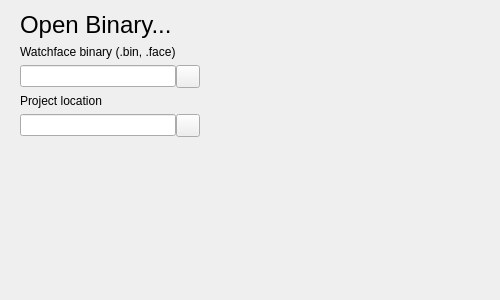
<?xml version="1.0" encoding="UTF-8"?>
<ui version="4.0">
 <class>Dialog</class>
 <widget class="QDialog" name="Dialog">
  <property name="geometry">
   <rect>
    <x>0</x>
    <y>0</y>
    <width>500</width>
    <height>300</height>
   </rect>
  </property>
  <property name="minimumSize">
   <size>
    <width>500</width>
    <height>300</height>
   </size>
  </property>
  <property name="maximumSize">
   <size>
    <width>500</width>
    <height>300</height>
   </size>
  </property>
  <property name="windowTitle">
   <string>Build Project...</string>
  </property>
  <layout class="QVBoxLayout" name="verticalLayout_3">
   <item>
    <widget class="QStackedWidget" name="stackedWidget">
     <property name="currentIndex">
      <number>0</number>
     </property>
     <widget class="QWidget" name="page_3">
      <layout class="QGridLayout" name="gridLayout">
       <property name="leftMargin">
        <number>9</number>
       </property>
       <property name="topMargin">
        <number>0</number>
       </property>
       <property name="rightMargin">
        <number>9</number>
       </property>
       <property name="bottomMargin">
        <number>9</number>
       </property>
       <property name="horizontalSpacing">
        <number>0</number>
       </property>
       <item row="4" column="2">
        <spacer name="horizontalSpacer">
         <property name="orientation">
          <enum>Qt::Horizontal</enum>
         </property>
         <property name="sizeHint" stdset="0">
          <size>
           <width>40</width>
           <height>20</height>
          </size>
         </property>
        </spacer>
       </item>
       <item row="2" column="0">
        <widget class="QLineEdit" name="watchfaceName">
         <property name="sizePolicy">
          <sizepolicy hsizetype="Minimum" vsizetype="Fixed">
           <horstretch>0</horstretch>
           <verstretch>0</verstretch>
          </sizepolicy>
         </property>
        </widget>
       </item>
       <item row="4" column="0">
        <widget class="QLineEdit" name="thumbnailLocation">
         <property name="sizePolicy">
          <sizepolicy hsizetype="Minimum" vsizetype="Fixed">
           <horstretch>0</horstretch>
           <verstretch>0</verstretch>
          </sizepolicy>
         </property>
        </widget>
       </item>
       <item row="5" column="0">
        <spacer name="verticalSpacer_2">
         <property name="orientation">
          <enum>Qt::Vertical</enum>
         </property>
         <property name="sizeHint" stdset="0">
          <size>
           <width>20</width>
           <height>40</height>
          </size>
         </property>
        </spacer>
       </item>
       <item row="3" column="0">
        <widget class="QLabel" name="label_6">
         <property name="text">
          <string>Project location</string>
         </property>
        </widget>
       </item>
       <item row="1" column="0">
        <widget class="QLabel" name="label_5">
         <property name="text">
          <string>Watchface binary (.bin, .face)</string>
         </property>
        </widget>
       </item>
       <item row="0" column="0">
        <widget class="QLabel" name="label_4">
         <property name="sizePolicy">
          <sizepolicy hsizetype="Maximum" vsizetype="Maximum">
           <horstretch>0</horstretch>
           <verstretch>0</verstretch>
          </sizepolicy>
         </property>
         <property name="styleSheet">
          <string notr="true">QLabel { font-size: 18pt;}</string>
         </property>
         <property name="text">
          <string>Open Binary...</string>
         </property>
        </widget>
       </item>
       <item row="2" column="1">
        <widget class="QToolButton" name="folderShow">
         <property name="text">
          <string/>
         </property>
         <property name="icon">
          <iconset resource="../resources/icons.qrc">
           <normaloff>:/Dark/folder-open.png</normaloff>:/Dark/folder-open.png</iconset>
         </property>
        </widget>
       </item>
       <item row="4" column="1">
        <widget class="QToolButton" name="folderShow_2">
         <property name="text">
          <string/>
         </property>
         <property name="icon">
          <iconset resource="../resources/icons.qrc">
           <normaloff>:/Dark/folder-open.png</normaloff>:/Dark/folder-open.png</iconset>
         </property>
        </widget>
       </item>
      </layout>
     </widget>
     <widget class="QWidget" name="page_2">
      <layout class="QVBoxLayout" name="verticalLayout">
       <property name="topMargin">
        <number>0</number>
       </property>
       <item>
        <widget class="QLabel" name="label_3">
         <property name="sizePolicy">
          <sizepolicy hsizetype="Maximum" vsizetype="Maximum">
           <horstretch>0</horstretch>
           <verstretch>0</verstretch>
          </sizepolicy>
         </property>
         <property name="styleSheet">
          <string notr="true">QLabel { font-size: 18pt;}</string>
         </property>
         <property name="text">
          <string>Unpack results...</string>
         </property>
        </widget>
       </item>
       <item>
        <widget class="QTextEdit" name="textEdit">
         <property name="sizePolicy">
          <sizepolicy hsizetype="Expanding" vsizetype="Minimum">
           <horstretch>0</horstretch>
           <verstretch>0</verstretch>
          </sizepolicy>
         </property>
        </widget>
       </item>
      </layout>
     </widget>
    </widget>
   </item>
   <item>
    <widget class="QDialogButtonBox" name="buttonBox">
     <property name="orientation">
      <enum>Qt::Horizontal</enum>
     </property>
     <property name="standardButtons">
      <set>QDialogButtonBox::NoButton</set>
     </property>
     <property name="centerButtons">
      <bool>false</bool>
     </property>
    </widget>
   </item>
  </layout>
 </widget>
 <resources>
  <include location="../resources/icons.qrc"/>
 </resources>
 <connections>
  <connection>
   <sender>buttonBox</sender>
   <signal>accepted()</signal>
   <receiver>Dialog</receiver>
   <slot>accept()</slot>
   <hints>
    <hint type="sourcelabel">
     <x>248</x>
     <y>254</y>
    </hint>
    <hint type="destinationlabel">
     <x>157</x>
     <y>274</y>
    </hint>
   </hints>
  </connection>
  <connection>
   <sender>buttonBox</sender>
   <signal>rejected()</signal>
   <receiver>Dialog</receiver>
   <slot>reject()</slot>
   <hints>
    <hint type="sourcelabel">
     <x>316</x>
     <y>260</y>
    </hint>
    <hint type="destinationlabel">
     <x>286</x>
     <y>274</y>
    </hint>
   </hints>
  </connection>
 </connections>
</ui>
